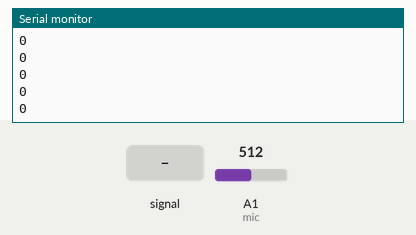
This sketch was run on a simulated Arduino Uno, built with avr-gcc and run on an emulated ATmega328P. On the bench: the last lines printed to the serial monitor. Inputs (shaded band) come from the test bench; at power-on: A1 (mic) = 512.

Above: at 1.2 s.
1.3 s: A1 (mic) fed a 200 Hz sine of ±81 counts around its level
At 2.1 s:
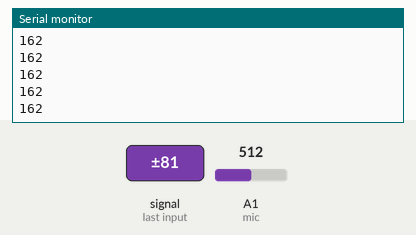
2.8 s: A1 (mic) set to 716
At 3.7 s:
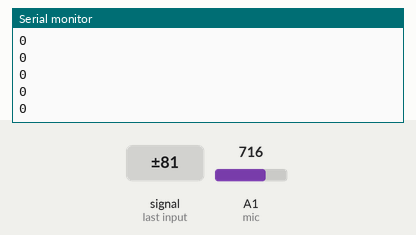
4.3 s: A1 (mic) fed a 1000 Hz sine of ±255 counts around its level
At 5.1 s:
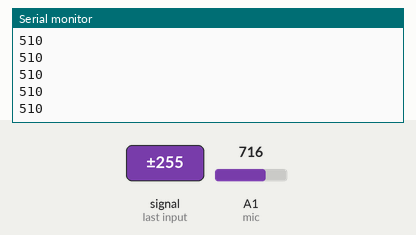
5.8 s: A1 (mic) set to 1023
At 6.8 s:
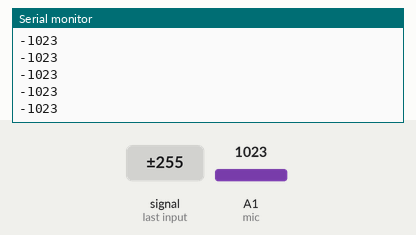
Timing chart, 0 to 8.3 s (numbered marks = the images above; inputs shaded):
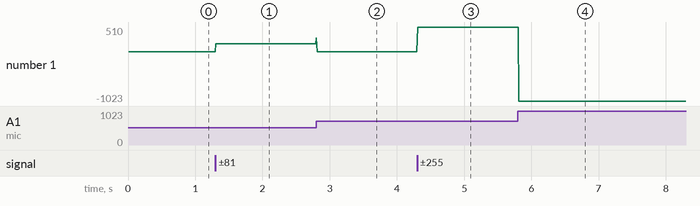

Measured:
- after the input at 1.3 s, the serial monitor: prints a new line at once (image 1)
- after the input at 2.8 s, the serial monitor: prints a new line at once (image 2)
- after the input at 4.3 s, the serial monitor: prints a new line at once (image 3)
- after the input at 5.8 s, the serial monitor: prints a new line at once (image 4)
- plotted number 1: 0 → 162 after the input at 1.3 s, 0 → 510 after the input at 4.3 s, 510 → -1023 after the input at 5.8 s

The sketch:

1amplitude.ino
```cpp
// Connect the MEMS AUD output to the Arduino A0 pin
int mic = A1;

// Variables to find the peak-to-peak amplitude of AUD output
const int sampleTime = 10;
int micOut;

//previous VU value
int preValue = 0;

void setup() {
  Serial.begin(115200);
}

void loop() {
   int micOutput = findPTPAmp();
   Serial.println(micOutput);
   //VUMeter(micOutput);
}


// Find the Peak-to-Peak Amplitude Function
int findPTPAmp(){
// Time variables to find the peak-to-peak amplitude
   unsigned long startTime= millis();  // Start of sample window
   unsigned int PTPAmp = 0;

// Signal variables to find the peak-to-peak amplitude
   unsigned int maxAmp = 0;
   unsigned int minAmp = 1023;

// Find the max and min of the mic output within the 50 ms timeframe
   while(millis() - startTime < sampleTime)
   {
      micOut = analogRead(mic);
      //Serial.println(micOut);
      if( micOut < 1023) //prevent erroneous readings
      {
        if (micOut > maxAmp)
        {
          maxAmp = micOut; //save only the max reading
        }
        else if (micOut < minAmp)
        {
          minAmp = micOut; //save only the min reading
        }
      }
   }
 // Serial.print(maxAmp);
 // Serial.print(" ");
  //Serial.println(minAmp);
  PTPAmp = maxAmp - minAmp; // (max amp) - (min amp) = peak-to-peak amplitude
  double micOut_Volts = (PTPAmp * 3.3) / 1024; // Convert ADC into voltage

  //Uncomment this line for help debugging (be sure to also comment out the VUMeter function)
  //Serial.println(PTPAmp);

  //Return the PTP amplitude to use in the soundLevel function.
  // You can also return the micOut_Volts if you prefer to use the voltage level.
  return PTPAmp;
}

// Volume Unit Meter function: map the PTP amplitude to a volume unit between 0 and 10.
int VUMeter(int micAmp){

  // Map the mic peak-to-peak amplitude to a volume unit between 0 and 10.
   // Amplitude is used instead of voltage to give a larger (and more accurate) range for the map function.
   // This is just one way to do this -- test out different approaches!
  int fill = micAmp;
  Serial.println(fill);
  //Serial.print(" ");
  // Only print the volume unit value if it changes from previous value
  while(fill != preValue)
  {
    //Serial.println(fill);
    //Serial.println(ref);
    preValue = fill;
  }
}
```
